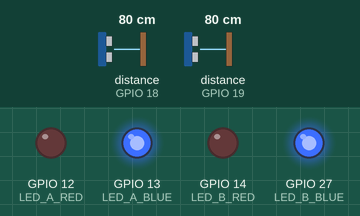
Bench run of a sketch on a simulated ESP32. Shown: output pins drawn as LEDs (lit = HIGH). Wiring (inferred from the names in the program): 2 × ultrasonic range finder: trigger GPIO 4, echo GPIO 19 / trigger GPIO 5, echo GPIO 18. The inputs (shaded band) are chosen by the test bench; at power-on: distance to the obstacle (sensors on GPIO 18, GPIO 19) 80 cm. The echo pulse lasts 58.3 µs per cm; WiFi joins after 1.5 s; servers stay silent unless stated; uploads are accepted with an empty reply; pins used as bus, display or sensor lines are not drawn; what the sketch prints to the serial monitor is not drawn.

Above: at 2.7 s.
2.8 s: distance to the obstacle (sensor on GPIO 18) set to 12 cm
4.4 s: distance to the obstacle (sensor on GPIO 18) set to 9 cm
At 5.9 s:
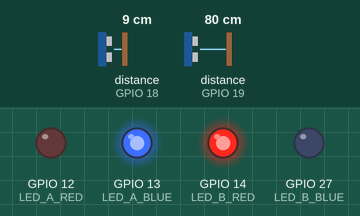
6.2 s: distance to the obstacle (sensor on GPIO 19) set to 12 cm
7.7 s: distance to the obstacle (sensor on GPIO 19) set to 9 cm
At 8.6 s:
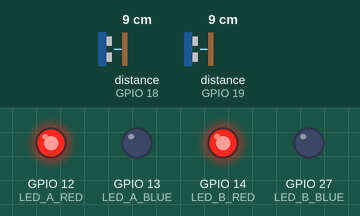
9.5 s: distance to the obstacle (sensor on GPIO 18) set to 250 cm
At 10.8 s:
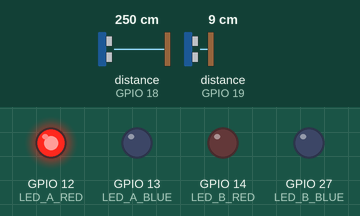
11.2 s: distance to the obstacle (sensor on GPIO 19) set to 18 cm
At 12.9 s:
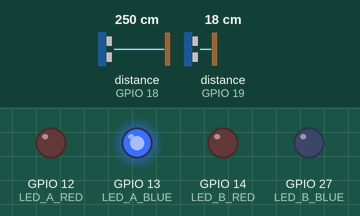
Timing chart, 0 to 13.9 s (numbered marks = the images above; inputs shaded):
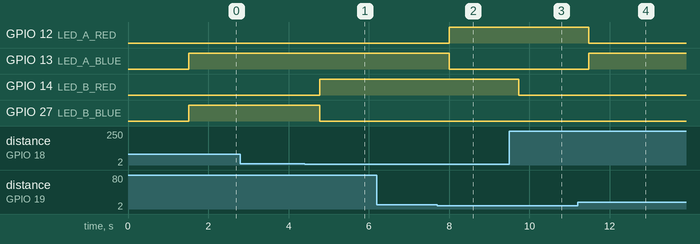

Measured:
- the behaviour switches between 11 and 10 cm on distance to the obstacle (sensor on GPIO 18) (found by bisection; images 0 and 1)
- the behaviour switches between 11 and 10 cm on distance to the obstacle (sensor on GPIO 19) (found by bisection; images 1 and 2)
- after the input at 2.8 s, every drawn part: stays the same
- after the input at 4.4 s, GPIO 14 (LED_B_RED): LOW → HIGH after 0.37 s; GPIO 27 (LED_B_BLUE): HIGH → LOW after 0.37 s
- after the input at 6.2 s, every drawn part: stays the same
- after the input at 7.7 s, GPIO 12 (LED_A_RED): LOW → HIGH after 0.31 s; GPIO 13 (LED_A_BLUE): HIGH → LOW after 0.31 s
- after the input at 9.5 s, GPIO 14 (LED_B_RED): HIGH → LOW after 0.23 s
- after the input at 11.2 s, GPIO 12 (LED_A_RED): HIGH → LOW after 0.28 s; GPIO 13 (LED_A_BLUE): LOW → HIGH after 0.28 s

The sketch:

hardware.ino
```cpp
#include <WiFi.h>
#include <WiFiClientSecure.h>
#include <HTTPClient.h>


#define WIFI_SSID     "Ijaz"
#define WIFI_PASSWORD "12345678"


#define FIREBASE_HOST "https://smart-parking-59ecb-default-rtdb.asia-southeast1.firebasedatabase.app"
#define FIREBASE_PATCH_URL FIREBASE_HOST "/.json"


#define TRIG1 4
#define ECHO1 19

#define TRIG2 5
#define ECHO2 18


#define LED_A_RED  12
#define LED_A_BLUE 13

#define LED_B_RED  14
#define LED_B_BLUE 27


WiFiClientSecure secureClient;
HTTPClient       https;
bool             httpInitialised = false;


String prevS1 = "";
String prevS2 = "";


float getDistance(int trig, int echo) {
  digitalWrite(trig, LOW);
  delayMicroseconds(2);
  digitalWrite(trig, HIGH);
  delayMicroseconds(10);
  digitalWrite(trig, LOW);

  long duration = pulseIn(echo, HIGH, 15000);
  if (duration == 0) return -1;
  return duration * 0.034 / 2;
}


void updateLED(int redPin, int bluePin, const String& status) {
  if (status == "occupied") {
    digitalWrite(redPin, HIGH);
    digitalWrite(bluePin, LOW);
  } else if (status == "available") {
    digitalWrite(redPin, LOW);
    digitalWrite(bluePin, HIGH);
  } else {
    digitalWrite(redPin, LOW);
    digitalWrite(bluePin, LOW);
  }
}


void ensureWiFi() {
  if (WiFi.status() == WL_CONNECTED) return;
  Serial.println("WiFi lost — reconnecting…");
  WiFi.reconnect();
  unsigned long t = millis();
  while (WiFi.status() != WL_CONNECTED && millis() - t < 8000) {
    delay(200);
    Serial.print(".");
  }
  Serial.println(WiFi.status() == WL_CONNECTED ? "\nReconnected ✅" : "\nFailed ❌");
}


void sendBatchToFirebase(float d1, const String& s1, float d2, const String& s2) {
  ensureWiFi();
  if (WiFi.status() != WL_CONNECTED) return;


  if (!httpInitialised) {
    secureClient.setInsecure();
    if (!https.begin(secureClient, FIREBASE_PATCH_URL)) {
      Serial.println("HTTPS begin failed ❌");
      return;
    }
    https.addHeader("Content-Type", "application/json");
    https.setReuse(true);
    httpInitialised = true;
  }


  bool z1Offline = (d1 == -1);
  bool z2Offline = (d2 == -1);

  String payload = "{";


  payload += "\"sensorDetection/A/detected\":" + String(s1 == "occupied" ? "true" : "false") + ",";
  payload += "\"sensorDetection/A/updatedAt\":{\".sv\":\"timestamp\"},";

  payload += "\"sensorDetection/B/detected\":" + String(s2 == "occupied" ? "true" : "false") + ",";
  payload += "\"sensorDetection/B/updatedAt\":{\".sv\":\"timestamp\"}";


  unsigned long t0 = millis();
  int code = https.PATCH(payload + "}");
  unsigned long rtt = millis() - t0;

  if (code != 200) {
    Serial.printf("PATCH code %d — resetting connection\n", code);
    https.end();
    httpInitialised = false;
  }

  Serial.printf("Batch PATCH: %d  |  RTT: %lums\n", code, rtt);
}


void setup() {
  Serial.begin(115200);

  pinMode(TRIG1, OUTPUT); pinMode(ECHO1, INPUT);
  pinMode(TRIG2, OUTPUT); pinMode(ECHO2, INPUT);


  pinMode(LED_A_RED,  OUTPUT); pinMode(LED_A_BLUE, OUTPUT);
  pinMode(LED_B_RED,  OUTPUT); pinMode(LED_B_BLUE, OUTPUT);


  WiFi.setSleep(false);
  WiFi.begin(WIFI_SSID, WIFI_PASSWORD);
  Serial.print("Connecting");
  while (WiFi.status() != WL_CONNECTED) { delay(500); Serial.print("."); }
  Serial.println("\nWiFi Connected ✅");
}


void loop() {

  float d1 = getDistance(TRIG1, ECHO1);
  float d2 = getDistance(TRIG2, ECHO2);

  String s1 = (d1 == -1) ? "error" : (d1 < 10 ? "occupied" : "available");
  String s2 = (d2 == -1) ? "error" : (d2 < 10 ? "occupied" : "available");


  updateLED(LED_A_RED, LED_A_BLUE, s1);
  updateLED(LED_B_RED, LED_B_BLUE, s2);


  Serial.printf("Zone A → %.1f cm | %s\n", d1, s1.c_str());
  Serial.printf("Zone B → %.1f cm | %s\n", d2, s2.c_str());


  if (s1 == prevS1 && s2 == prevS2) {
    Serial.println("No change — skipping write");
    delay(500);
    return;
  }

  prevS1 = s1;
  prevS2 = s2;

  sendBatchToFirebase(d1, s1, d2, s2);

  Serial.println("----------------------");

  delay(500);
}
```
